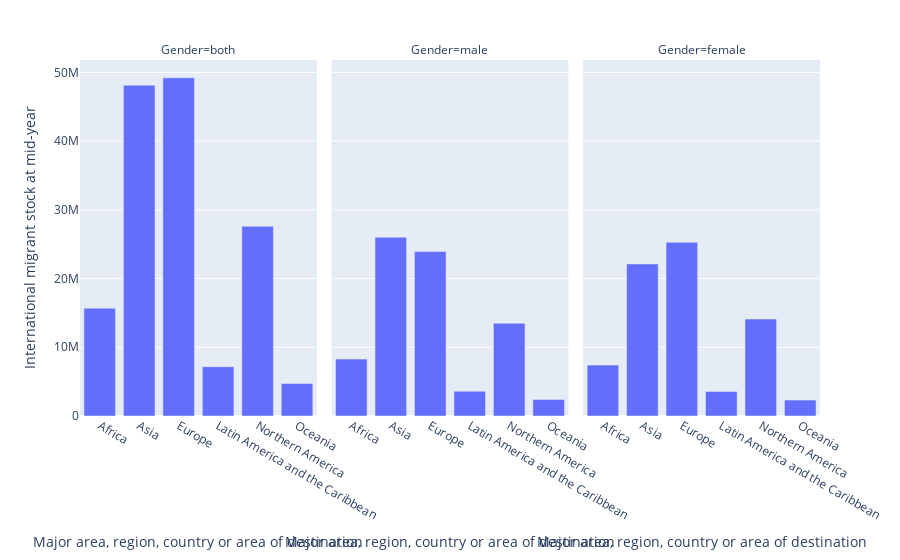

The notebook cell saved with this chart:
### Code cell
#1990 
plt1 = plotTable.loc[["Africa","Asia","Europe","Latin America and the Caribbean","Northern America","Oceania"]]
plt1 = plt1[plt1["Year"] == "1990"]
plt1.reset_index(inplace=True)
fig = px.bar(plt1,x="Major area, region, country or area of destination",y="International migrant stock at mid-year",facet_col="Gender")
fig.show()

### Figure 1 — Plotly figure (JSON) as saved in the notebook; plotly's stock layout.template omitted (floating-point values rounded to 4 significant figures)
{"data": [{"alignmentgroup": "True", "hovertemplate": "Gender=both<br>Major area, region, country or area of destination=%{x}<br>International migrant stock at mid-year=%{y}<extra></extra>", "legendgroup": "", "marker": {"color": "#636efa", "pattern": {"shape": ""}}, "name": "", "offsetgroup": "", "orientation": "v", "showlegend": false, "textposition": "auto", "type": "bar", "x": ["Africa", "Asia", "Europe", "Latin America and the Caribbean", "Northern America", "Oceania"], "xaxis": "x", "y": [15690623, 48142261, 49219200, 7169728, 27610542, 4730858], "yaxis": "y"}, {"alignmentgroup": "True", "hovertemplate": "Gender=male<br>Major area, region, country or area of destination=%{x}<br>International migrant stock at mid-year=%{y}<extra></extra>", "legendgroup": "", "marker": {"color": "#636efa", "pattern": {"shape": ""}}, "name": "", "offsetgroup": "", "orientation": "v", "showlegend": false, "textposition": "auto", "type": "bar", "x": ["Africa", "Asia", "Europe", "Latin America and the Caribbean", "Northern America", "Oceania"], "xaxis": "x2", "y": [8279564, 26011875, 23946673, 3597037, 13497319, 2415042], "yaxis": "y2"}, {"alignmentgroup": "True", "hovertemplate": "Gender=female<br>Major area, region, country or area of destination=%{x}<br>International migrant stock at mid-year=%{y}<extra></extra>", "legendgroup": "", "marker": {"color": "#636efa", "pattern": {"shape": ""}}, "name": "", "offsetgroup": "", "orientation": "v", "showlegend": false, "textposition": "auto", "type": "bar", "x": ["Africa", "Asia", "Europe", "Latin America and the Caribbean", "Northern America", "Oceania"], "xaxis": "x3", "y": [7411059, 22130386, 25272527, 3572691, 14113223, 2315816], "yaxis": "y3"}], "layout": {"annotations": [{"font": {}, "showarrow": false, "text": "Gender=both", "x": 0.16, "xanchor": "center", "xref": "paper", "y": 1, "yanchor": "bottom", "yref": "paper"}, {"font": {}, "showarrow": false, "text": "Gender=male", "x": 0.5, "xanchor": "center", "xref": "paper", "y": 1, "yanchor": "bottom", "yref": "paper"}, {"font": {}, "showarrow": false, "text": "Gender=female", "x": 0.84, "xanchor": "center", "xref": "paper", "y": 1, "yanchor": "bottom", "yref": "paper"}], "barmode": "relative", "legend": {"tracegroupgap": 0}, "margin": {"t": 60}, "xaxis": {"anchor": "y", "domain": [0, 0.32], "title": {"text": "Major area, region, country or area of destination"}}, "xaxis2": {"anchor": "y2", "domain": [0.34, 0.66], "matches": "x", "title": {"text": "Major area, region, country or area of destination"}}, "xaxis3": {"anchor": "y3", "domain": [0.68, 1.0], "matches": "x", "title": {"text": "Major area, region, country or area of destination"}}, "yaxis": {"anchor": "x", "domain": [0, 1], "title": {"text": "International migrant stock at mid-year"}}, "yaxis2": {"anchor": "x2", "domain": [0, 1], "matches": "y", "showticklabels": false}, "yaxis3": {"anchor": "x3", "domain": [0, 1], "matches": "y", "showticklabels": false}}}
